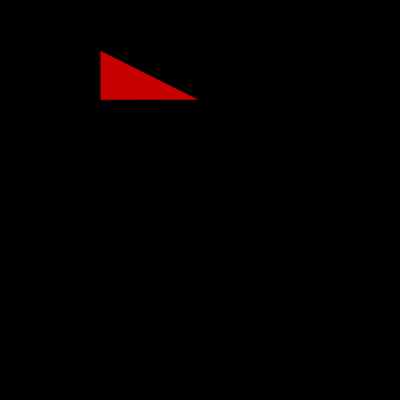
Frame 1 (no input)
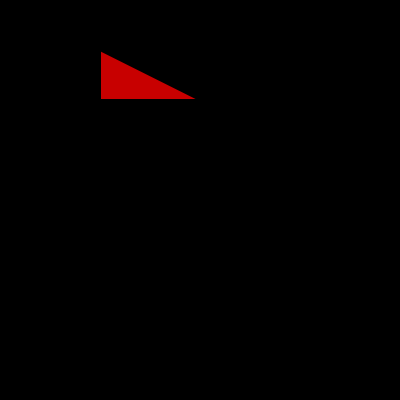
Frame 60 (no input)
Frame 120 (the mouse pressed at the canvas centre since frame 60): identical to frame 60, image omitted

The p5.js sketch that drew these frames (run headless with seeded random() and noise() and a simulated clock; from frame 60 on, the mouse is pressed at the canvas centre):

// p5.js sketch
// ── sketch.js
function setup()
{
    createCanvas(400,400);
}


function draw()
{
    background(0);
    fill(200,0,0);
    triangle(100,100,100,50,200,100)
    strokeWeight(2);


       //A helpful mouse pointer
	push();
        fill(0);
        noStroke();
        text(mouseX + "," + mouseY, mouseX,mouseY);
    pop();
}
